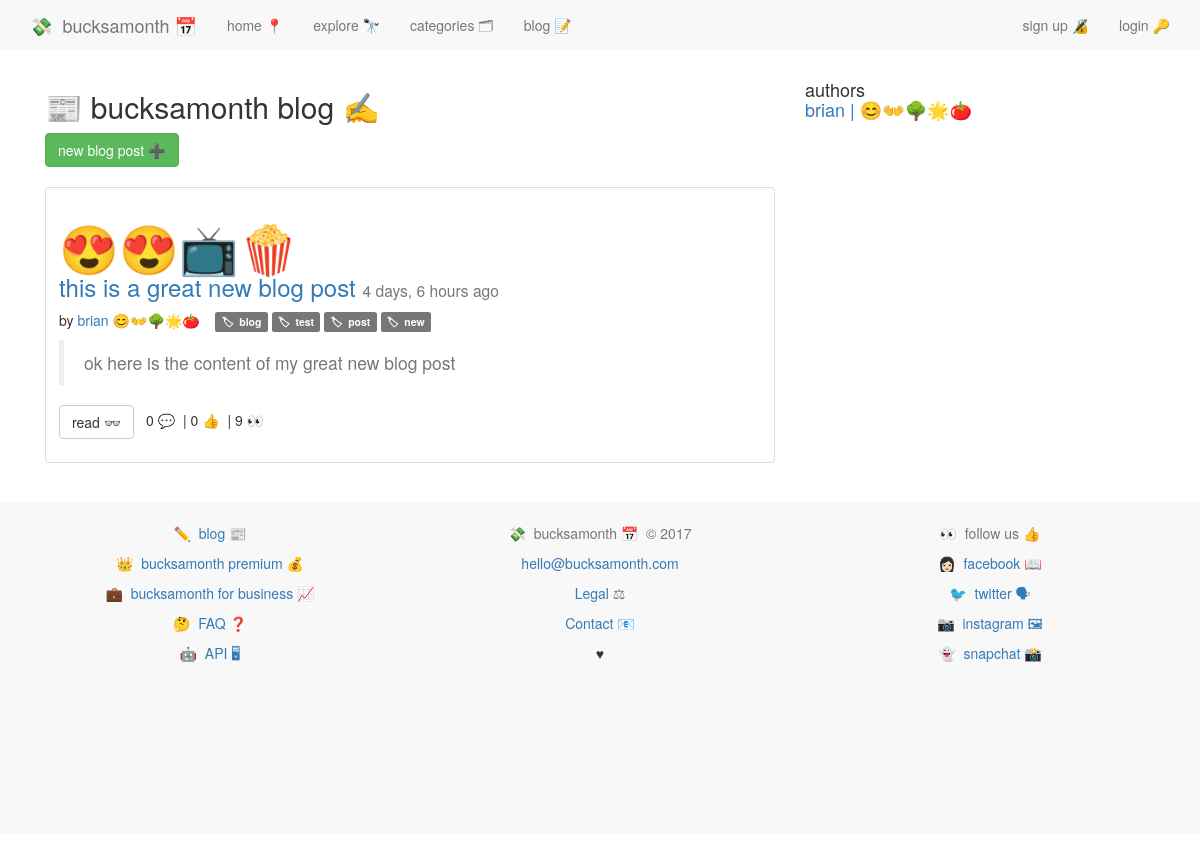
/blog/, run on an earlier commit of the app's database.
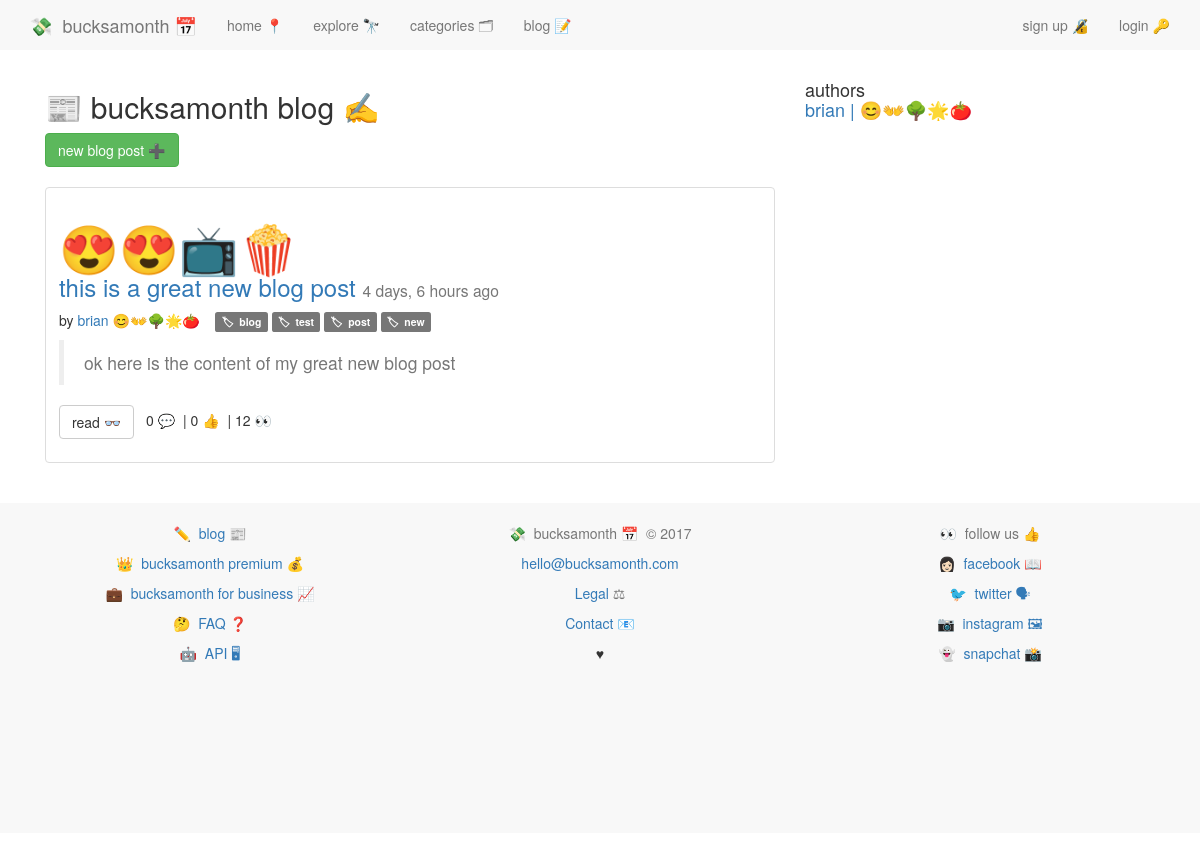
And on a later commit of the database.
### blog/models.py (models this page shows, shortened)
class Post(models.Model):
    user               = models.ForeignKey(settings.AUTH_USER_MODEL)
    approved           = models.BooleanField(default=False, blank=True)
    title              = models.CharField(max_length=100)
    emoji              = models.CharField(max_length=50, blank=True)
    slug               = models.SlugField(unique=True)
    views              = models.PositiveIntegerField(default=0)
    tags = TaggableManager()
    likes = models.ManyToManyField(settings.AUTH_USER_MODEL, blank=True, related_name='post_likes')
    content = models.TextField()
    draft = models.BooleanField(default=False)
    publish = models.DateField(auto_now=False, auto_now_add=False)
    updated = models.DateTimeField(auto_now=True, auto_now_add=False)
    timestamp = models.DateTimeField(auto_now=False, auto_now_add=True)
    class Meta:
        ordering = ['-timestamp', '-updated']
    @property
    def comments(self):
        instance = self
        qs = Comment.objects.filter_by_instance(instance)
        return qs
    def get_absolute_url(self):
        return reverse("blog:detail", kwargs={"slug":self.slug})

### accounts/models.py (models this page shows, shortened)
class UserProfile(models.Model):
	user = models.OneToOneField(User)
	description = models.CharField(max_length=100, default='')
	twitter = models.CharField(max_length=100, default='')
	emoji = models.CharField(max_length=10, default='')
	setup = models.BooleanField(default=False)
	uid = models.CharField(default=uuid.uuid4, max_length=40)
	email_valid = models.BooleanField(default=False)
	followers = models.ManyToManyField('self')

### blog/views.py (the view)
def index(request):
    queryset_list = Post.objects.all()
    authors = list(set([post.user for post in queryset_list]))
    context = {
        'object_list':queryset_list,
        'authors':authors,
    }
    return render(request, 'blog/index.html', context)

### comments/models.py (called while the page is built)
	def filter_by_instance(self, instance):
		content_type = ContentType.objects.get_for_model(instance.__class__)
		obj_id = instance.id
		qs = super(CommentManager, self).filter(content_type=content_type, object_id=obj_id)
		return qs

### blog/templates/blog/index.html (shortened to what this page needs)
{% extends 'base.html' %}
{% block content %}
{% include 'nav.html' %}
<div class="container">
<div class="col-md-8">
  <h2>📰 bucksamonth blog ✍️</h2>
  <a class="btn btn-success" href="{% url 'blog:create' %}">new blog post ➕</a>
  <br /></br/>
{% for object in object_list %}
<div class="thumbnail">
  <div class="caption post-detail-item">
    <h3><a class="link-fancy" href="{{ object.get_absolute_url }}"><span class="link-fancy" style="font-size:2em">{{ object.emoji }}</span></a><br/><a href="{{ object.get_absolute_url }}">{{ object.title }}</a> <small>{{ object.timestamp | timesince }} ago</small></h3>
    <p>by <a style="text-decoration:none;" href="{% url 'blog:author_view' username=object.user.username %}">{{ object.user.username }} {{ object.user.userprofile.emoji }}</a>&nbsp;&nbsp;&nbsp; {% for tag in object.tags.all %}<a class="label label-default" href="{% url 'blog:tag_view' slug=tag %}">🏷&nbsp;&nbsp;{{ tag }}</a>&nbsp;{% endfor %}</p>
    <blockquote class="text-muted">{{ object.content | safe }}</blockquote>
    <p><a href="{{ object.get_absolute_url }}" class="btn btn-default" role="button">read 👓</a> {{ object.comments.count }} 💬&nbsp;&nbsp;| {{ object.likes.count }} 👍&nbsp;&nbsp;| {{ object.views }} 👀
  </div>
</div>
{% endfor %}
</div>
<div class="col-md-4">
  <h4>authors</a>
    {% for author in authors %}
      <p><a href="{% url 'blog:author_view' username=author %}">{{ author }} | {{ author.userprofile.emoji }}</a></p>
    {% endfor %}
</div>
</div>
{% endblock %}

What changed in the data, as far as the page shows it:
changed Post "this is a great new blog post": views "9" → "12"
